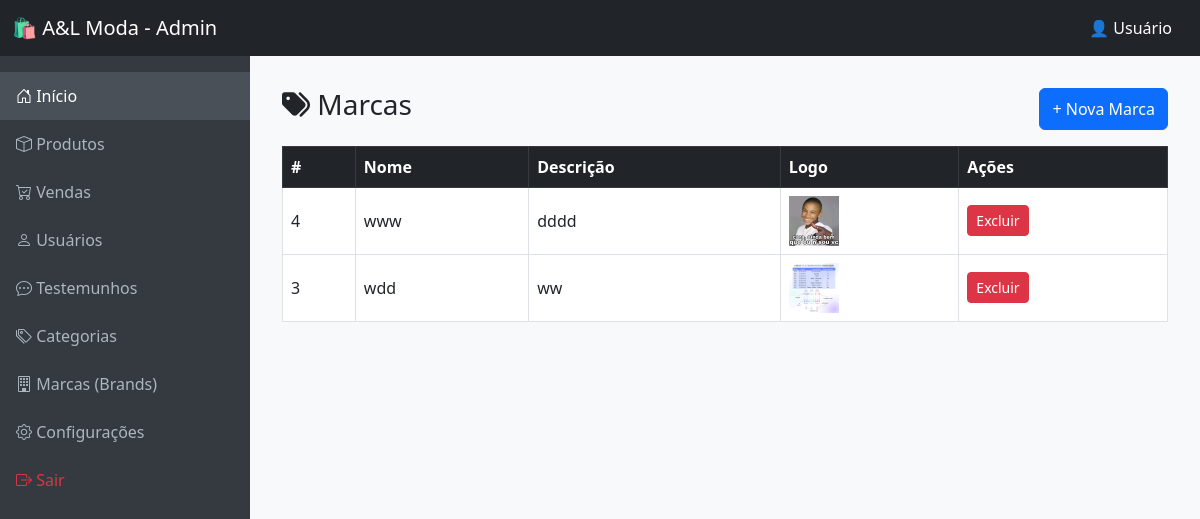
Page /painel/admin/marcas.php on the committed database.
### tables this page shows
CREATE TABLE `marcas` (
  `id` int(11) NOT NULL,
  `nome` varchar(255) NOT NULL,
  `descricao` text DEFAULT NULL,
  `logo` varchar(255) NOT NULL,
  `data_cadastro` timestamp NOT NULL DEFAULT current_timestamp()
);

### painel/admin/marcas.php (the view, shortened to what this page needs)
<?php
include_once('C:\xampp\htdocs\A&Lmoda\conexao.php');
$marcas = $conn->query("SELECT * FROM marcas ORDER BY data_cadastro DESC");
?>
<!DOCTYPE html>
<html lang="pt-br">
<head>
  <link href="https://cdn.jsdelivr.net/npm/bootstrap@5.3.0/dist/css/bootstrap.min.css" rel="stylesheet">
</head>
<body class="bg-light">
<?php include_once('./navbar.php'); ?>
<div class="main-content" style="margin-top: 56px;">
  <div class="d-flex justify-content-between mb-3">
    <h3><i class="fas fa-tags"></i> Marcas</h3>
    <button class="btn btn-primary" data-bs-toggle="modal" data-bs-target="#modalMarca">+ Nova Marca</button>
  </div>
  <table class="table table-hover table-bordered align-middle">
    <thead class="table-dark">
      <tr>
        <th>#</th>
        <th>Nome</th>
        <th>Descrição</th>
        <th>Logo</th>
        <th>Ações</th>
      </tr>
    </thead>
    <tbody>
      <?php while ($marca = $marcas->fetch_assoc()): ?>
        <tr>
          <td><?= $marca['id'] ?></td>
          <td><?= $marca['nome'] ?></td>
          <td><?= $marca['descricao'] ?></td>
          <td>
            <?php if ($marca['logo']): ?>
              <img src="uploads/<?= $marca['logo'] ?>" alt="Logo" width="50">
            <?php else: ?>
              <em>Sem logo</em>
            <?php endif; ?>
          </td>
          <td>
            <form method="POST" class="d-inline">
              <button type="submit" name="delete_marca" class="btn btn-sm btn-danger" onclick="return confirm('Deseja excluir esta marca?')">Excluir</button>
            </form>
          </td>
        </tr>
      <?php endwhile; ?>
    </tbody>
  </table>
</div>
</body>
</html>

### painel/admin/navbar.php (style rules this page uses)
body { font-family: 'Segoe UI', sans-serif; background-color: #f8f9fa; }
.main-content { margin-left: 250px; padding: 2rem; }

### rows in the picture
marcas: id "4", nome "www", descricao "dddd", logo (picture)
marcas: id "3", nome "wdd", descricao "ww", logo (picture)
